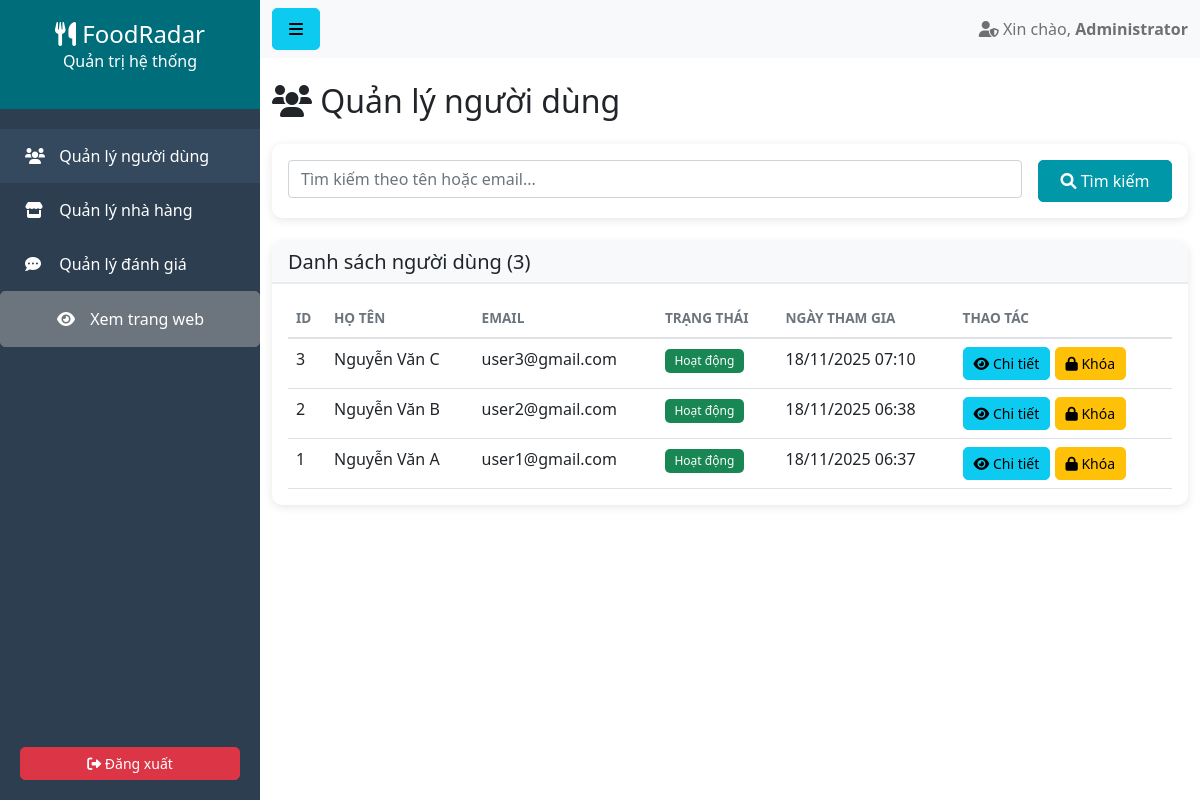
Screenshot of /admin/users.php (signed in) with the database file from the repository.
### tables this page shows
CREATE TABLE `user` (
  `id` int NOT NULL,
  `fullname` varchar(255) NOT NULL,
  `email` varchar(255) NOT NULL,
  `password` varchar(255) NOT NULL,
  `role` enum('user','admin') DEFAULT 'user',
  `status` enum('active','locked') DEFAULT 'active',
  `created_at` timestamp NULL DEFAULT CURRENT_TIMESTAMP,
  `updated_at` timestamp NULL DEFAULT CURRENT_TIMESTAMP ON UPDATE CURRENT_TIMESTAMP
);

### admin/users.php (the view, shortened to what this page needs)
<?php
require_once 'header.php';
$search = '';
$where_clause = "WHERE role = 'user'";
$sql = "SELECT * FROM user $where_clause ORDER BY created_at DESC";
$result = mysqli_query($conn, $sql);
$users = [];
if ($result) {
    while ($row = mysqli_fetch_assoc($result)) {
        $users[] = $row;
    }
}
?>
<div class="row mb-3">
    <div class="col-md-6">
        <h2><i class="fas fa-users"></i> Quản lý người dùng</h2>
    </div>
</div>
<div class="card mb-4">
    <div class="card-body">
        <form method="GET" action="users.php" class="row g-3">
            <div class="col-md-10">
                <input type="text" name="search" class="form-control"
                       placeholder="Tìm kiếm theo tên hoặc email..."
                       value="<?php echo htmlspecialchars($search); ?>">
            </div>
            <div class="col-md-2">
                <button type="submit" class="btn btn-primary w-100">
                    <i class="fas fa-search"></i> Tìm kiếm
                </button>
            </div>
        </form>
    </div>
</div>
<div class="card">
    <div class="card-header">
        <h5 class="mb-0">Danh sách người dùng (<?php echo count($users); ?>)</h5>
    </div>
    <div class="card-body">
        <?php if (empty($users)): ?>
            <p class="text-muted">Không tìm thấy người dùng nào.</p>
        <?php else: ?>
            <div class="table-responsive">
                <table class="table table-hover">
                    <thead>
                        <tr>
                            <th>ID</th>
                            <th>Họ tên</th>
                            <th>Email</th>
                            <th>Trạng thái</th>
                            <th>Ngày tham gia</th>
                            <th>Thao tác</th>
                        </tr>
                    </thead>
                    <tbody>
                        <?php foreach ($users as $user): ?>
                            <tr>
                                <td><?php echo $user['id']; ?></td>
                                <td><?php echo htmlspecialchars($user['fullname']); ?></td>
                                <td><?php echo htmlspecialchars($user['email']); ?></td>
                                <td>
                                    <?php if ($user['status'] === 'active'): ?>
                                        <span class="badge bg-success">Hoạt động</span>
                                    <?php else: ?>
                                        <span class="badge bg-danger">Bị khóa</span>
                                    <?php endif; ?>
                                </td>
                                <td><?php echo date('d/m/Y H:i', strtotime($user['created_at'])); ?></td>
                                <td>
                                    <a href="user_detail.php?id=<?php echo $user['id']; ?>"
                                       class="btn btn-info btn-sm">
                                        <i class="fas fa-eye"></i> Chi tiết
                                    </a>
                                    <?php if ($user['status'] === 'active'): ?>
                                        <a href="users.php?action=lock&id=<?php echo $user['id']; ?>"
                                           class="btn btn-warning btn-sm"
                                           onclick="return confirm('Bạn có chắc muốn khóa tài khoản này?')">
                                            <i class="fas fa-lock"></i> Khóa
                                        </a>
                                    <?php endif; ?>
                                </td>
                            </tr>
                        <?php endforeach; ?>
                    </tbody>
                </table>
            </div>
        <?php endif; ?>
    </div>
</div>
<?php require_once 'footer.php'; ?>

### assets/css/admin.css (style rules this page uses)
:root { --sidebar-width: 260px; --primary-color: #0098a9; --secondary-color: #006d7a; --sidebar-bg: #2c3e50; --sidebar-hover: #34495e; }
body { font-family: 'Segoe UI', Tahoma, Geneva, Verdana, sans-serif; }
.card { border: none; border-radius: 10px; box-shadow: 0 2px 10px rgba(0,0,0,0.1); margin-bottom: 20px; }
.card-header { background-color: #f8f9fa; border-bottom: 2px solid #e9ecef; border-radius: 10px 10px 0 0 !important; font-weight: bold; }
.table { margin-bottom: 0; }
.table thead th { border-bottom: 2px solid #dee2e6; font-weight: 600; text-transform: uppercase; font-size: 0.85rem; color: #6c757d; }
.btn { border-radius: 5px; padding: 8px 16px; font-weight: 500; transition: all 0.3s; }
.btn-primary { background-color: var(--primary-color); border-color: var(--primary-color); }
.btn-sm { padding: 5px 10px; font-size: 0.875rem; }
.badge { padding: 5px 10px; font-weight: 500; border-radius: 5px; }
.card, .stat-card { animation: fadeIn 0.5s ease-in-out; }
.card { transition: all 0.3s ease; }
.table th { font-weight: 600; color: #2c3e50; border-bottom: 2px solid #dee2e6; }
.badge { padding: 0.5em 0.8em; font-weight: 500; }

### rows the page displays
user: id "3", fullname "Nguyễn Văn C", email "user3@gmail.com", status "Hoạt động", created_at "18/11/2025 07:10"
user: id "2", fullname "Nguyễn Văn B", email "user2@gmail.com", status "Hoạt động", created_at "18/11/2025 06:38"
user: id "1", fullname "Nguyễn Văn A", email "user1@gmail.com", status "Hoạt động", created_at "18/11/2025 06:37"

### other values shown
$_SESSION['fullname'] "Administrator"
count($users) "3"
